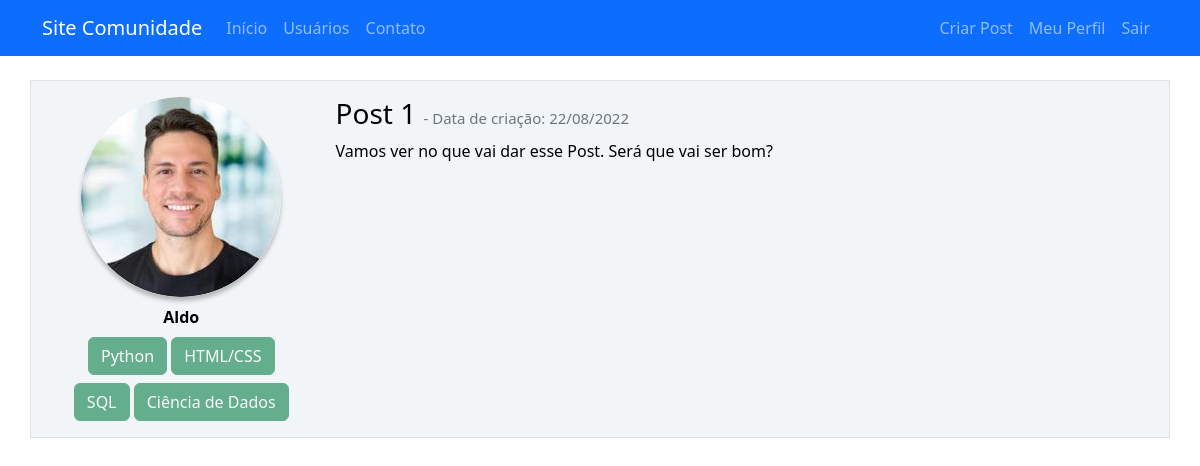
Page /post/1 (signed in) on the committed database.
### sitecomunidade/models.py (models this page shows)
class Usuario(database.Model, UserMixin):
    id = database.Column(database.Integer, primary_key=True)
    username = database.Column(database.String, nullable=False)
    email = database.Column(database.String, nullable=False, unique=True)
    senha = database.Column(database.String, nullable=False)
    foto_perfil = database.Column(database.String, default='default.jpg')
    cursos = database.Column(database.String, nullable=False, default='Não Informado')
    posts = database.relationship('Post', backref='autor', lazy=True, passive_deletes=True)

class Post(database.Model):
    id = database.Column(database.Integer, primary_key=True)
    titulo = database.Column(database.String, nullable=False)
    corpo = database.Column(database.Text, nullable=False)
    data_criacao = database.Column(database.DateTime, nullable=False, default=datetime.utcnow)
    id_usuario = database.Column(database.Integer, database.ForeignKey('usuario.id', ondelete='CASCADE'), nullable=False)

### sitecomunidade/routes.py (the view)
@app.route('/post/<post_id>', methods=['GET', 'POST'])
@login_required
def exibir_post(post_id):
    post = Post.query.get(post_id)
    if current_user == post.autor:
        form_editarpost = FormCriarPost()
        if request.method == 'GET':
            form_editarpost.titulo.data = post.titulo
            form_editarpost.corpo.data = post.corpo
        elif 'botao_submit_criarpost' in request.form:
            if form_editarpost.validate_on_submit():
                post.titulo = form_editarpost.titulo.data
                post.corpo = form_editarpost.corpo.data
                database.session.commit()
                flash('Post atualizado com sucesso', 'alert-success')
                return redirect(url_for('home'))
    else:
        form_editarpost = None
    return render_template('post.html', post=post, form_editarpost=form_editarpost)

### sitecomunidade/models.py (called while the page is built)
@login_manager.user_loader
def load_usuario(id_usuario):
    return Usuario.query.get(int(id_usuario))

### sitecomunidade/templates/post.html (shortened to what this page needs)
{% extends 'base.html' %}
{% block body %}
    <div class="container mt-3">
            <div class="row border mt-4 p-3 meupost">
                <div class="col col-3">
                    <div class="image pe-2 d-flex flex-column">
                        <img src="{{ url_for('static', filename='fotos_perfil/{}'.format(post.autor.foto_perfil)) }}" class="perfil-foto" width="200" >
                        <strong class="col mt-2" style="text-align: center;">{{ post.autor.username }}</strong>
                        <div class="row justify-content-center">
                            <div class="col" style="text-align: center;">
                                {% for curso in post.autor.cursos.split(';') %}
                                    {% if curso and curso != 'Não Informado' %}
                                        <button type="button" class="btn btn-success mt-2" disabled>{{ curso }}</button>
                                    {% endif %}
                                {% endfor %}
                            </div>
                        </div>
                    </div>
                </div>
                <div class="col col-9">
                    <h3> {{ post.titulo }} <small class="text-muted" style="font-size: 15px">
                        - Data de criação: {{ post.data_criacao.strftime('%d/%m/%Y') }}
                        </small></h3>
                    <p>{{ post.corpo }}</p>
                </div>
            </div>
    </div>
{% endblock %}

### sitecomunidade/static/main.css (style rules this page uses)
.meupost { background: #f2f5f8 !important; color: #000 !important; }
.perfil-foto { display: block; margin-left: auto; margin-right: auto; box-shadow: 0px 4px 4px rgba(0, 0, 0, 0.25); border-radius: 460px; height: 200px; width: 200px; }

### rows in the picture
Usuario: foto_perfil (picture), autor.username "Aldo"
Post: titulo "Post 1", data_criacao "22/08/2022", corpo "Vamos ver no que vai dar esse Post. Será que vai ser bom?"

### other values in the picture
{{ curso }} "Python" "HTML/CSS" "SQL" "Ciência de Dados"
